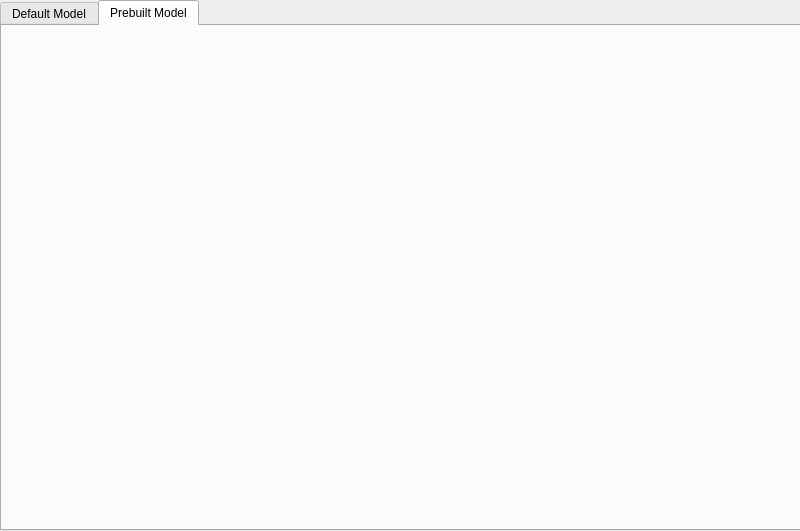
<?xml version="1.0" encoding="UTF-8"?>
<ui version="4.0">
 <class>Form</class>
 <widget class="QWidget" name="Form">
  <property name="geometry">
   <rect>
    <x>0</x>
    <y>0</y>
    <width>800</width>
    <height>531</height>
   </rect>
  </property>
  <property name="windowTitle">
   <string>Form</string>
  </property>
  <widget class="QTabWidget" name="tabWidget">
   <property name="geometry">
    <rect>
     <x>0</x>
     <y>0</y>
     <width>801</width>
     <height>531</height>
    </rect>
   </property>
   <property name="currentIndex">
    <number>1</number>
   </property>
   <widget class="QWidget" name="default">
    <attribute name="icon">
     <iconset theme="applications-games"/>
    </attribute>
    <attribute name="title">
     <string>Default Model</string>
    </attribute>
   </widget>
   <widget class="QWidget" name="prebuilt">
    <attribute name="title">
     <string>Prebuilt Model</string>
    </attribute>
   </widget>
  </widget>
 </widget>
 <resources/>
 <connections/>
</ui>
